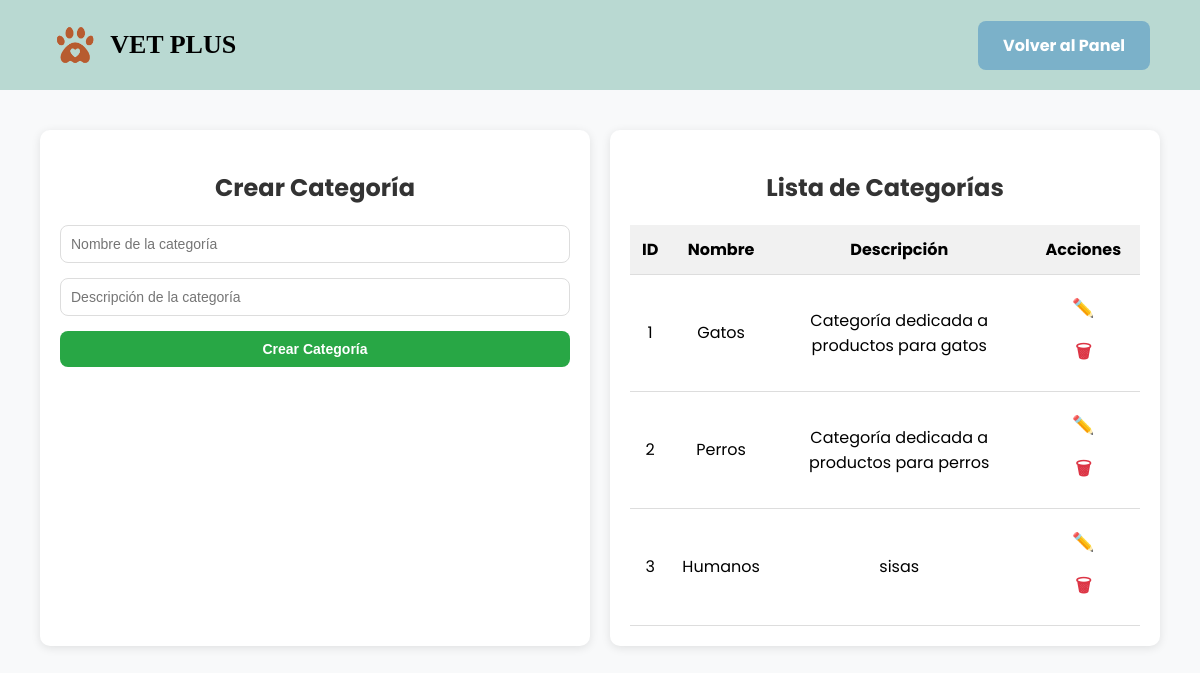
The page /categories on the database its author committed.
### vetplus/models.py (models this page shows)
class Category(db.Model):
    id = db.Column(db.Integer, primary_key = True)
    name = db.Column(db.String(100), unique = True, nullable = False)
    description = db.Column(db.String(200), nullable = True)
    products = db.relationship("Product", backref = "category", lazy = True)

### vetplus/routes/category.py (the view)
@category_bp.route("/categories", methods = ["GET"])
def manage_categories():
    categories = Category.query.all()
    return render_template("categories/manage_categories.html", categories = categories)

### templates/categories/manage_categories.html (shortened to what this page needs)
<!DOCTYPE html>
<html lang="es">
<head>
</head>
<body>
  <header>
    <div class="logo">
      <img src="{{ url_for('static', filename='img/logo.png') }}" alt="Logo Vetplus">
      <h1>VET PLUS</h1>
    </div>
    <a href="{{ url_for('main.dashboard') }}" class="btn">Volver al Panel</a>
  </header>
  <div class="container">
    <div class="form-section">
      <h2>Crear Categoría</h2>
      <form action="{{ url_for('category.create_category') }}" method="POST">
        <input type="text" name="name" placeholder="Nombre de la categoría" required>
        <input type="text" name="description" placeholder="Descripción de la categoría">
        <button type="submit">Crear Categoría</button>
      </form>
    </div>
    <div class="list-section">
      <h2>Lista de Categorías</h2>
      <table>
        <thead>
          <tr>
            <th>ID</th>
            <th>Nombre</th>
            <th>Descripción</th>
            <th>Acciones</th>
          </tr>
        </thead>
        <tbody>
          {% for category in categories %}
          <tr>
            <td>{{ category.id }}</td>
            <td>{{ category.name }}</td>
            <td>{{ category.description or "—" }}</td>
            <td class="actions">
              <form action="{{ url_for('category.edit_category', category_id=category.id) }}" method="GET"
                style="display:inline;">
                <button type="submit" class="edit">✏️</button>
              </form>
              <form action="{{ url_for('category.delete_category', category_id=category.id) }}" method="POST"
                style="display:inline;">
                <button type="submit" class="delete">🗑</button>
              </form>
            </td>
          </tr>
          {% endfor %}
        </tbody>
      </table>
    </div>
  </div>
</body>
</html>

### templates/categories/manage_categories.html (style rules this page uses)
body { font-family: 'Poppins', sans-serif; background-color: #f8f9fa; margin: 0; padding: 0; }
header { display: flex; justify-content: space-between; align-items: center; padding: 20px 50px; background-color: #b9d9d2; }
.logo { display: flex; align-items: center; gap: 10px; }
.logo img { height: 50px; }
.logo h1 { font-family: 'Just Me Again Down Here', cursive; font-size: 26px; margin: 0; }
.btn { background: #7bb1c9; border: none; padding: 12px 25px; font-size: 16px; font-weight: bold; border-radius: 8px; cursor: pointer; color: #fff; transition: transform 0.2s ease, background 0.3s ease; text-decoration: none; }
.container { display: flex; justify-content: space-between; gap: 20px; padding: 40px; }
.form-section, .list-section { background: white; padding: 20px; border-radius: 10px; box-shadow: 0px 2px 10px rgba(0, 0, 0, 0.1); flex: 1; }
h2 { text-align: center; margin-bottom: 20px; color: #333; }
form { display: flex; flex-direction: column; gap: 15px; }
input, textarea, button { padding: 10px; border: 1px solid #ddd; border-radius: 8px; font-size: 14px; }
button { background: #28a745; color: white; border: none; cursor: pointer; font-weight: bold; transition: 0.3s; }
table { width: 100%; border-collapse: collapse; }
th, td { padding: 12px; border-bottom: 1px solid #ddd; text-align: center; }
th { background-color: #f1f1f1; }
.actions button { background: none; border: none; cursor: pointer; font-size: 18px; margin: 0 5px; }
.actions button.edit { color: #007bff; }
.actions button.delete { color: #dc3545; }

### rows shown on the page
Category: id "1", name "Gatos", description "Categoría dedicada a productos para gatos"
Category: id "2", name "Perros", description "Categoría dedicada a productos para perros"
Category: id "3", name "Humanos", description "sisas"
